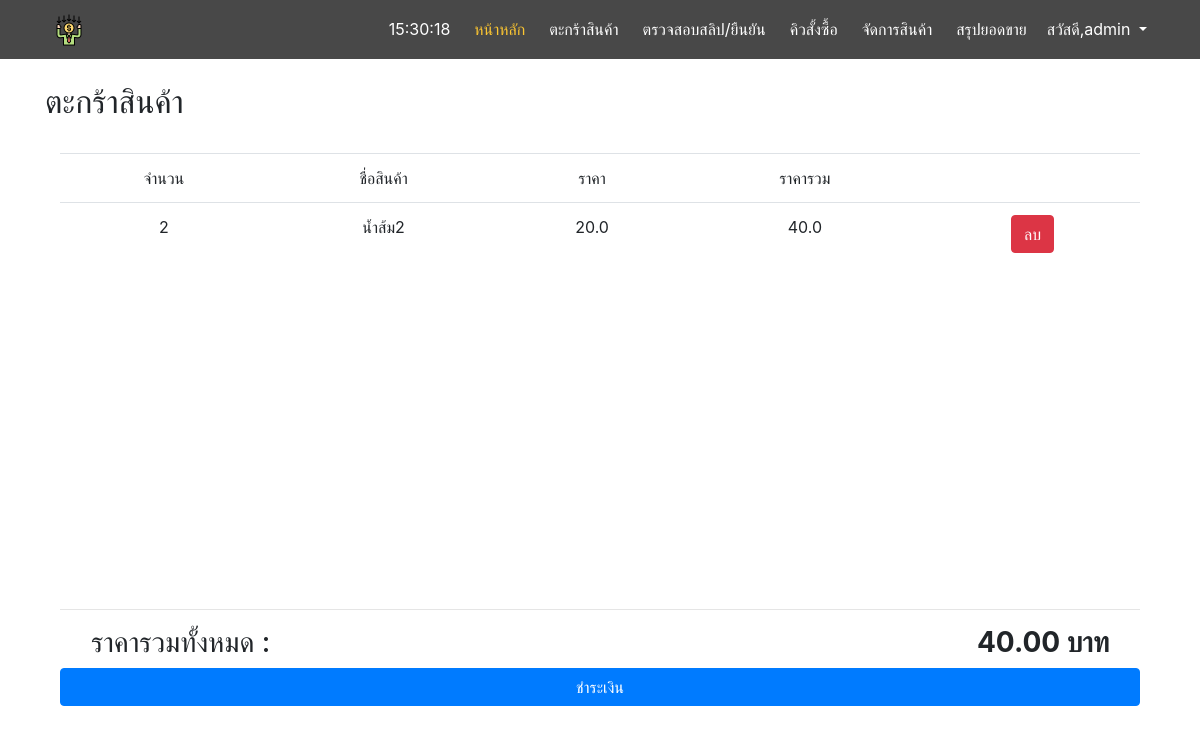
/basket/ (signed in), run on an earlier commit of the app's database.
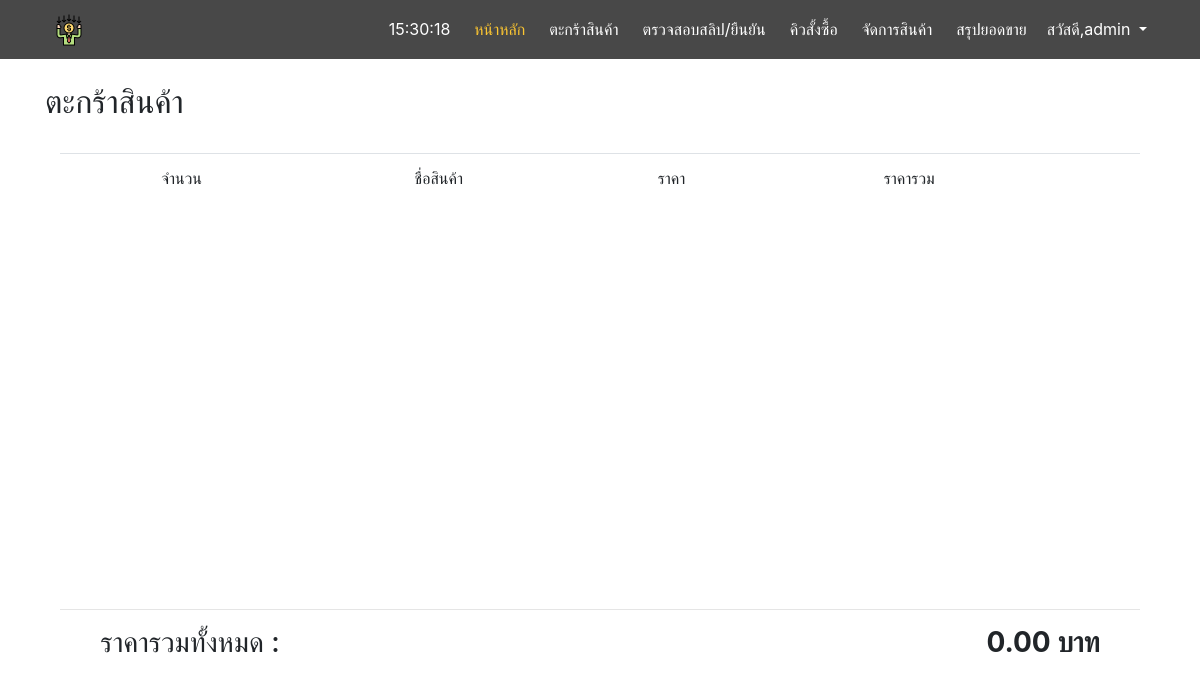
And on a later commit of the database.
### main/models.py (models this page shows, shortened)
class Order_items(models.Model):
    item_no = models.ForeignKey(Product, on_delete=models.PROTECT,null=True)
    unit = models.IntegerField()
    price = models.FloatField()
    item_price = models.FloatField()

class Product(models.Model):
    type = models.ForeignKey(Type, on_delete=models.PROTECT,null=True)
    name = models.CharField(max_length=255)
    description = models.CharField(max_length=255,null=True)
    price = models.FloatField()
    stock = models.IntegerField()
    picture = models.ImageField(default='product_pic/default.png',upload_to='product_pic',null=True,blank=True)

### main/views.py (the view)
# urls.py: path('basket/',views.basket,name='basket'),
@login_required
@permission_required('main.order_items.Can_view_order_items')
def basket(request):
    basket = Order_items.objects.all()
    total = 0
    for i in basket:
        total += i.item_price
    if total > 0:
        context={
            'basket':basket,
            'total': total
        }
        return render(request, 'main/basket.html',context=context)
    else:
        total = 0
        context={
            'basket':basket,
            'total': total
        }
        return render(request, 'main/basket.html',context=context)

### main/templates/main/basket.html (shortened to what this page needs)
{% extends 'base.html' %}
{% block content %}
    <h2>ตะกร้าสินค้า</h2><br>
    <div class='container text-center'>
        <div class='table-area'>
            <table class='table'>
                <tr>
                    <td>จำนวน</td>
                    <td>ชื่อสินค้า</td>
                    <td>ราคา</td>
                    <td>ราคารวม</td>
                    <td></td>
                </tr>
                {% for c in basket %}
                <tr>
                    <td>{{c.unit}}</td>
                    <td>{{c.item_no.name}}</td>
                    <td>{{c.item_no.price}}</td>
                    <td>{{c.item_price}}</td>
                    <td>
                    <a href="{% url 'deletetobasket' basket_id=c.id %}">
                        <div class='btn btn-danger'>ลบ</div>
                    </a>
                    </td>
                </tr>
                {% endfor %}
            </table>
        </div>
        <hr>
            <h3>ราคารวมทั้งหมด :<b class='pad'> {{total|stringformat:".2f"}} บาท</b></h3>
        {% if total > 0 %}
        <a href="{% url 'formpayment' %}">
            <div class='btn btn-primary col'>ชำระเงิน</div>
        </a>
        {% endif %}
    </div>
{% endblock %}

### templates/base.html (shortened to what this page needs)
<!DOCTYPE html>
{% load static %}
<html lang="en">
<head>
    <link rel="stylesheet" type="text/css" href="{% static 'css/bootstrap.css'%}">
    <link rel="stylesheet" type="text/css" href="{% static 'css/base2.css'%}">
</head>
<body onload="startTime()">
    <nav class="navbar navbar-expand-lg sticky-top">
		<div class="container">
			<a class="navbar-brand text-white" href="{% url 'index' %}">
            <img src="{% static 'payment-terminal.png'%}"></a>
			<div class="collapse navbar-collapse" id="nvbCollapse">
				<ul class="navbar-nav ml-auto">
                    <li class="nav-item pl-1">
                        <a class="nav-link" href="#"><class="fa fa-user-plus fa-fw mr-1" id='txt'></a>
                    </li>
					<li class="nav-item active pl-1">
						<a class="nav-link" href="{% url 'index' %}">หน้าหลัก</a>
					</li>
					<li class="nav-item pl-1">
						<a class="nav-link" href="{% url 'basket' %}">ตะกร้าสินค้า</a>
					</li>
                    {% if request.user.is_staff %}
                        <li class="nav-item pl-1">
                            <a class="nav-link" href="#">ตรวจสอบสลิป/ยืนยัน</a>
                        </li>
                        <li class="nav-item pl-1">
                            <a class="nav-link" href="{% url 'payment' %}">คิวสั้งซื้อ</a>
                        </li>
                        <li class="nav-item pl-1">
                            <a class="nav-link" href="{% url 'manage' %}">จัดการสินค้า</a>
                        </li>
                        <li class="nav-item pl-1">
                            <a class="nav-link" href="{% url 'allreport' %}">สรุปยอดขาย</a>
                        </li>
                    {% endif %}
                    <li class="nav-item dropdown pl-1">
                    {% if request.user.is_active %}
                        <a class="nav-link dropdown-toggle" href="#" id="navbarDropdown" role="button" data-toggle="dropdown" aria-haspopup="true" aria-expanded="false">
                            สวัสดี,{{request.user}}
                        </a>
                    </li>
                    {% else %}
                        <a class="nav-link" href="{% url 'login' %}">เข้าสู่ระบบ</a>
                    {% endif %}
				</ul>
			</div>
		</div>
	</nav>
    <br>
    <div class="container">
        {% block content %}
        {% endblock %}
    </div>
</body>
</html>

### static/css/base2.css (style rules this page uses)
.navbar { background-color: #484848; }
.navbar .navbar-nav .nav-link { color: #fff; }
.navbar .navbar-nav .active > .nav-link { color: #fbc531; }

### main/templates/main/basket.html (style rules this page uses)
.table-area { height: 55vh; overflow-y: scroll; }
.pad { margin-left:700px; }

What changed in the data, as far as the page shows it:
removed Order_items: unit "2", item_no.name "น้ำส้ม2", item_no.price "20.0", item_price "40.0"
Also different on the page:
{{ total|stringformat:".2f" }}: "40.00" → "0.00"
text no longer shown: "ชำระเงิน"
